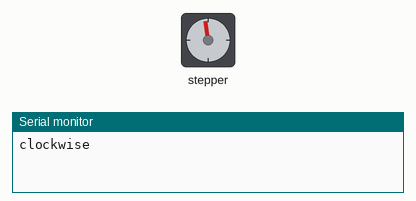
Simulated run of this sketch. Board: Arduino Uno, built with avr-gcc and run on an emulated ATmega328P. Parts: stepper motor, the last lines printed to the serial monitor. Stepper angles assume 200 steps per turn.

Above: at 0.1 s.
At 6.5 s:
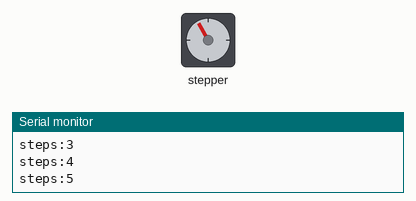
At 12.1 s:
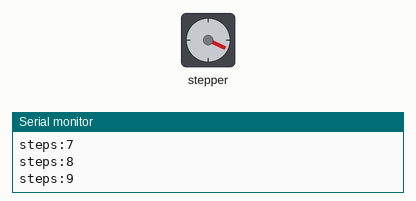
At 25.2 s:
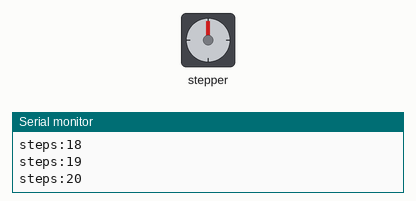
Timing chart, 0 to 26.7 s (numbered marks = the images above):
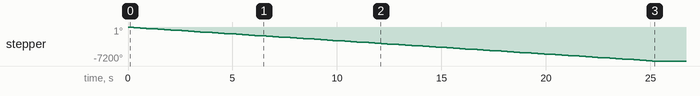

The sketch:

l298Stepper.ino
```cpp
#include <Stepper.h>


const int stepsPerRevolution =200;// change this to fit the number of steps per revolution
// for your motor
const int numberOfRev =20;// this is as per the experiment

// initialize the stepper library on pins 8 through 11:
Stepper myStepper(stepsPerRevolution, 8, 9, 10, 11);

void setup() {
  // set the speed at 60 rpm:
  myStepper.setSpeed(60);
  // initialize the serial port:
  Serial.begin(9600);
  // step one revolution  in one direction:`
  Serial.println("clockwise");

 // myStepper.step(stepsPerRevolution);
  for (int i=0; i<numberOfRev; i++){
    myStepper.step(-200);
    Serial.print("steps:");
    Serial.println(i+1);
    delay(10);
    digitalWrite(8, LOW);
    digitalWrite(9, LOW);
    digitalWrite(10, LOW);
    digitalWrite(11, LOW);
    delay(250);
  }
  /*
  delay(2000);
  // step one revolution in the other direction:
  Serial.println("counterclockwise");
  //myStepper.step(-stepsPerRevolution);
  for (int i=0; i<numberOfRev; i++){
     myStepper.step(-1);
  Serial.print("steps:");
  Serial.println(i+1);
  delay(10);
  digitalWrite(8, LOW);
  digitalWrite(9, LOW);
  digitalWrite(10, LOW);
  digitalWrite(11, LOW);
  delay(1000);
  }
  digitalWrite(8, LOW);
  digitalWrite(9, LOW);
  digitalWrite(10, LOW);
  digitalWrite(11, LOW);
  */
  }
  void loop(){

}
```
